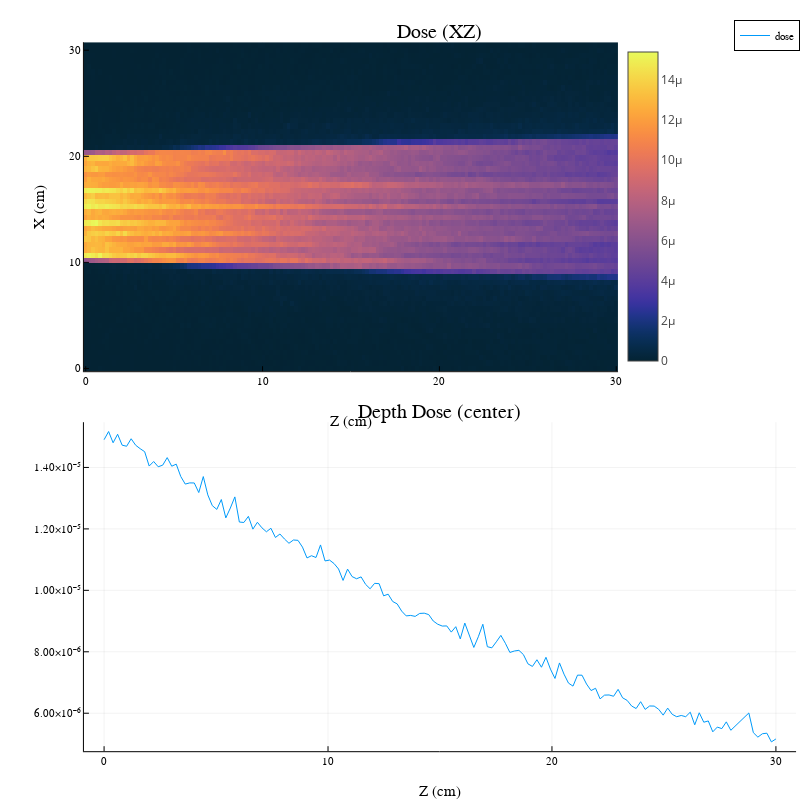

Source (notebook cell):
### Markdown cell above
## C<sub>12</sub> ion 3 GeV

### Code cell
SetParticleByName(app.generator, "C12")
SetParticleEnergy(app.generator, 3GeV)

beamOn(app, 100000)
do_plots(sc1)

### Figure 1 — Plotly figure (JSON) as saved in the notebook; plotly's stock layout.template omitted (floating-point values rounded to 4 significant figures; data arrays with more than 128 entries replaced by an {"elided": "..."} marker saying what was removed)
{"data": [{"colorbar": {"len": 0.4329, "title": "", "x": 0.7725, "y": 0.7543}, "colorscale": {"elided": "256x2 mixed values"}, "name": "y1", "showlegend": false, "showscale": true, "type": "heatmap", "x": {"elided": "151 float values"}, "xaxis": "x1", "y": [-0.2542, 0.2542, 0.7625, 1.271, 1.779, 2.288, 2.796, 3.304, 3.812, 4.321, 4.829, 5.338, 5.846, 6.354, 6.862, 7.371, 7.879, 8.387, 8.896, 9.404, 9.912, 10.42, 10.93, 11.44, 11.95, 12.45, 12.96, 13.47, 13.98, 14.49, 15.0, 15.5, 16.01, 16.52, 17.03, 17.54, 18.05, 18.55, 19.06, 19.57, 20.08, 20.59, 21.1, 21.6, 22.11, 22.62, 23.13, 23.64, 24.15, 24.65, 25.16, 25.67, 26.18, 26.69, 27.2, 27.7, 28.21, 28.72, 29.23, 29.74, 30.25, 30.75], "yaxis": "y1", "z": {"elided": "61x150 float values"}, "zmax": 1.537e-05, "zmin": 0}, {"colorbar": {"len": 0.4329, "title": "", "x": 0.9951, "y": 0.2543}, "legendgroup": "dose", "line": {"color": "rgba(0, 154, 250, 1.000)", "dash": "solid", "shape": "linear", "width": 1}, "mode": "lines", "name": "dose", "showlegend": true, "type": "scatter", "x": {"elided": "150 float values"}, "xaxis": "x2", "y": {"elided": "150 float values"}, "yaxis": "y2"}], "layout": {"annotations": [{"font": {"color": "rgba(0, 0, 0, 1.000)", "family": "sans-serif", "size": 20}, "rotation": 0, "showarrow": false, "text": "Dose (XZ)", "x": 0.55, "xanchor": "center", "xref": "paper", "y": 1, "yanchor": "top", "yref": "paper"}, {"font": {"color": "rgba(0, 0, 0, 1.000)", "family": "sans-serif", "size": 20}, "rotation": 0, "showarrow": false, "text": "Depth Dose (center)", "x": 0.55, "xanchor": "center", "xref": "paper", "y": 0.5, "yanchor": "top", "yref": "paper"}], "height": 800, "legend": {"bgcolor": "rgba(255, 255, 255, 1.000)", "bordercolor": "rgba(0, 0, 0, 1.000)", "borderwidth": 1, "font": {"color": "rgba(0, 0, 0, 1.000)", "family": "sans-serif", "size": 11}, "title": {"font": {"color": "rgba(0, 0, 0, 1.000)", "family": "sans-serif", "size": 15}, "text": ""}, "tracegroupgap": 0, "traceorder": "normal", "x": 1, "xanchor": "auto", "y": 1, "yanchor": "auto"}, "margin": {"b": 20, "l": 0, "r": 0, "t": 20}, "paper_bgcolor": "rgba(255, 255, 255, 1.000)", "plot_bgcolor": "rgba(255, 255, 255, 1.000)", "showlegend": true, "width": 800, "xaxis1": {"anchor": "y1", "domain": [0.1049, 0.7725], "gridcolor": "rgba(0, 0, 0, 0.100)", "gridwidth": 0.5, "linecolor": "rgba(0, 0, 0, 1.000)", "mirror": false, "range": [-0.1007, 30.1], "showgrid": true, "showline": true, "showticklabels": true, "tickangle": 0, "tickcolor": "rgb(0, 0, 0)", "tickfont": {"color": "rgba(0, 0, 0, 1.000)", "family": "sans-serif", "size": 11}, "tickmode": "array", "ticks": "inside", "ticktext": ["0", "10", "20", "30"], "tickvals": [0, 10, 20, 30], "title": "Z (cm)", "titlefont": {"color": "rgba(0, 0, 0, 1.000)", "family": "sans-serif", "size": 15}, "type": "-", "visible": true, "zeroline": false, "zerolinecolor": "rgba(0, 0, 0, 1.000)"}, "xaxis2": {"anchor": "y2", "domain": [0.1049, 0.9951], "gridcolor": "rgba(0, 0, 0, 0.100)", "gridwidth": 0.5, "linecolor": "rgba(0, 0, 0, 1.000)", "mirror": false, "range": [-0.9, 30.9], "showgrid": true, "showline": true, "showticklabels": true, "tickangle": 0, "tickcolor": "rgb(0, 0, 0)", "tickfont": {"color": "rgba(0, 0, 0, 1.000)", "family": "sans-serif", "size": 11}, "tickmode": "array", "ticks": "inside", "ticktext": ["0", "10", "20", "30"], "tickvals": [0, 10, 20, 30], "title": "Z (cm)", "titlefont": {"color": "rgba(0, 0, 0, 1.000)", "family": "sans-serif", "size": 15}, "type": "-", "visible": true, "zeroline": false, "zerolinecolor": "rgba(0, 0, 0, 1.000)"}, "yaxis1": {"anchor": "x1", "domain": [0.5379, 0.9708], "gridcolor": "rgba(0, 0, 0, 0.100)", "gridwidth": 0.5, "linecolor": "rgba(0, 0, 0, 1.000)", "mirror": false, "range": [-0.2542, 30.75], "showgrid": true, "showline": true, "showticklabels": true, "tickangle": 0, "tickcolor": "rgb(0, 0, 0)", "tickfont": {"color": "rgba(0, 0, 0, 1.000)", "family": "sans-serif", "size": 11}, "tickmode": "array", "ticks": "inside", "ticktext": ["0", "10", "20", "30"], "tickvals": [0, 10, 20, 30], "title": "X (cm)", "titlefont": {"color": "rgba(0, 0, 0, 1.000)", "family": "sans-serif", "size": 15}, "type": "-", "visible": true, "zeroline": false, "zerolinecolor": "rgba(0, 0, 0, 1.000)"}, "yaxis2": {"anchor": "x2", "domain": [0.03791, 0.4708], "gridcolor": "rgba(0, 0, 0, 0.100)", "gridwidth": 0.5, "linecolor": "rgba(0, 0, 0, 1.000)", "mirror": false, "range": [4.765e-06, 1.547e-05], "showgrid": true, "showline": true, "showticklabels": true, "tickangle": 0, "tickcolor": "rgb(0, 0, 0)", "tickfont": {"color": "rgba(0, 0, 0, 1.000)", "family": "sans-serif", "size": 11}, "tickmode": "array", "ticks": "inside", "ticktext": ["6.00×10⁻⁶", "8.00×10⁻⁶", "1.00×10⁻⁵", "1.20×10⁻⁵", "1.40×10⁻⁵"], "tickvals": [6e-06, 8e-06, 1e-05, 1.2e-05, 1.4e-05], "title": "", "titlefont": {"color": "rgba(0, 0, 0, 1.000)", "family": "sans-serif", "size": 15}, "type": "-", "visible": true, "zeroline": false, "zerolinecolor": "rgba(0, 0, 0, 1.000)"}}}
